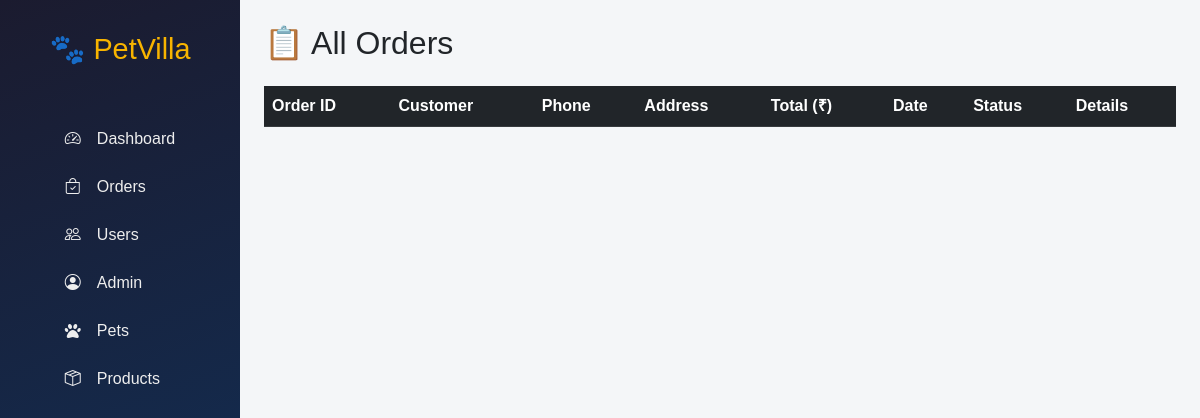
/admin/admin_order.php (signed in), run on an earlier commit of the app's database.
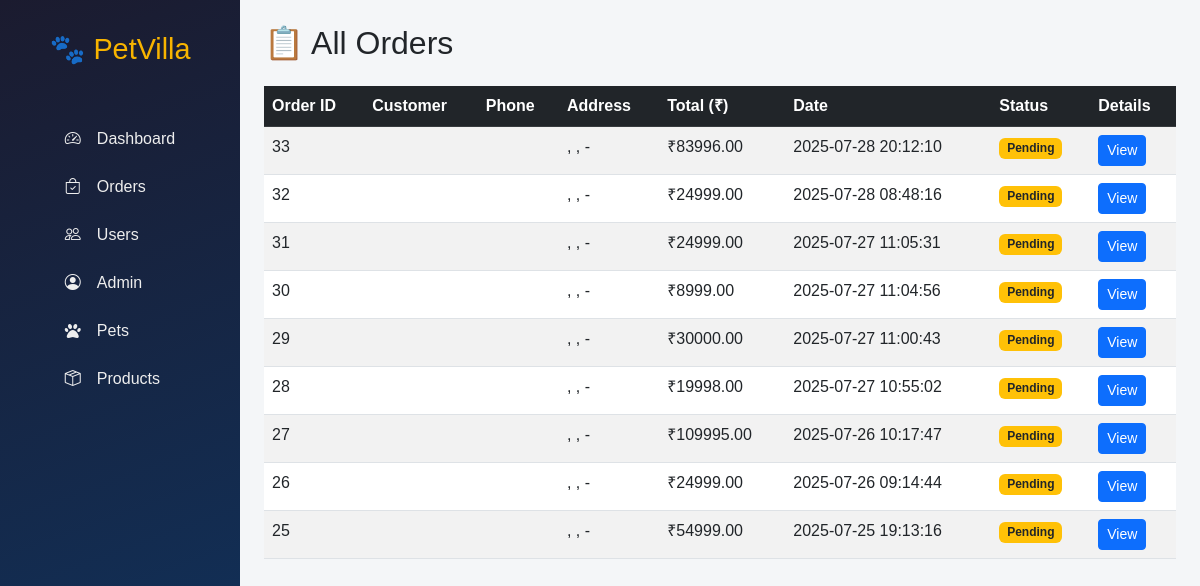
And on a later commit of the database.
### tables this page shows
CREATE TABLE `orders` (
  `order_id` int(11) NOT NULL,
  `user_id` int(11) DEFAULT NULL,
  `order_date` datetime DEFAULT NULL,
  `total_amount` decimal(10,2) DEFAULT NULL,
  `payment_status` enum('pending','paid') DEFAULT 'pending'
);

### admin/admin_order.php (the view, shortened to what this page needs)
<?php include "../partial/_database.php"; ?>
<!DOCTYPE html>
<html lang="en">
<head>
  <link href="https://cdn.jsdelivr.net/npm/bootstrap@5.3.0/dist/css/bootstrap.min.css" rel="stylesheet"/>
  <link href="https://cdn.jsdelivr.net/npm/bootstrap-icons@1.10.5/font/bootstrap-icons.css" rel="stylesheet">
  <link rel="stylesheet" href="https://cdnjs.cloudflare.com/ajax/libs/font-awesome/6.4.0/css/all.min.css">
  <link rel="stylesheet" href="//cdn.datatables.net/2.3.0/css/dataTables.dataTables.min.css">
</head>
<body>
<div id="wrapper">
  <div id="sidebar">
    <h3>🐾 PetVilla</h3>
    <ul class="nav flex-column">
      <li class="nav-item"><a href="index.php" class="nav-link"><i class="bi bi-speedometer2"></i> Dashboard</a></li>
      <li class="nav-item"><a href="admin_order.php" class="nav-link"><i class="bi bi-bag-check"></i> Orders</a></li>
      <li class="nav-item"><a href="admin_users.php" class="nav-link"><i class="bi bi-people"></i> Users</a></li>
      <li class="nav-item"><a href="admin_admins.php" class="nav-link"><i class="bi bi-person-circle"></i> Admin</a></li>
      <li class="nav-item"><a href="admin_Pets.php" class="nav-link"><i class="fas fa-paw"></i> Pets</a></li>
      <li class="nav-item"><a href="admin_Product.php" class="nav-link"><i class="bi bi-box-seam"></i> Products</a></li>
    </ul>
  </div>
  <div class="container-fluid p-4">
    <h2 class="mb-4">📋 All Orders</h2>
    <div class="table-responsive">
      <table class="table table-striped table-hover order-table" id="myTable">
        <thead class="table-dark">
          <tr>
            <th>Order ID</th>
            <th>Customer</th>
            <th>Phone</th>
            <th>Address</th>
            <th>Total (₹)</th>
            <th>Date</th>
            <th>Status</th>
            <th>Details</th>
          </tr>
        </thead>
        <tbody>
        <?php
        $query = "SELECT o.*, CONCAT(u.fname, ' ', u.lname) AS customer_name
                  FROM orders o
                  JOIN users u ON o.user_id = u.user_id
                  ORDER BY o.order_date DESC";
        $result = mysqli_query($conn, $query);
        while ($order = mysqli_fetch_assoc($result)) {
          $status_class = match($order['payment_status']) {
            'paid'      => 'badge bg-success',
            'shipped'   => 'badge bg-info text-dark',
            'pending'   => 'badge bg-warning text-dark',
            'cancelled' => 'badge bg-danger',
            default     => 'badge bg-secondary'
          };
          echo "<tr>
                  <td>{$order['order_id']}</td>
                  <td>{$order['customer_name']}</td>
                  <td>{$order['phone']}</td>
                  <td>{$order['address']}, {$order['city']}, {$order['state']} - {$order['pincode']}</td>
                  <td>₹{$order['total_amount']}</td>
                  <td>{$order['order_date']}</td>
                  <td><span class='{$status_class}'>".ucfirst($order['payment_status'])."</span></td>
                  <td><a href='admin_order_details.php?order_id={$order['order_id']}' class='btn btn-primary btn-sm'>View</a></td>
                </tr>";
        }
        ?>
        </tbody>
      </table>
    </div>
  </div>
</div>
</body>
</html>

What changed in the data, as far as the page shows it:
added orders: order_id "33", total_amount "83996.00", order_date "2025-07-28 20:12:10", payment_status "Pending"
added orders: order_id "32", total_amount "24999.00", order_date "2025-07-28 08:48:16", payment_status "Pending"
added orders: order_id "31", total_amount "24999.00", order_date "2025-07-27 11:05:31", payment_status "Pending"
added orders: order_id "30", total_amount "8999.00", order_date "2025-07-27 11:04:56", payment_status "Pending"
added orders: order_id "29", total_amount "30000.00", order_date "2025-07-27 11:00:43", payment_status "Pending"
added orders: order_id "28", total_amount "19998.00", order_date "2025-07-27 10:55:02", payment_status "Pending"
added orders: order_id "27", total_amount "109995.00", order_date "2025-07-26 10:17:47", payment_status "Pending"
added orders: order_id "26", total_amount "24999.00", order_date "2025-07-26 09:14:44", payment_status "Pending"
added orders: order_id "25", total_amount "54999.00", order_date "2025-07-25 19:13:16", payment_status "Pending"
